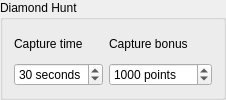
                            <widget class="QGroupBox" name="groupBox_30">
                             <property name="title">
                              <string>Diamond Hunt</string>
                             </property>
                             <layout class="QGridLayout" name="gridLayout_51">
                              <item row="0" column="0">
                               <widget class="QLabel" name="label_40">
                                <property name="text">
                                 <string>Capture time</string>
                                </property>
                               </widget>
                              </item>
                              <item row="0" column="1">
                               <widget class="QLabel" name="label_41">
                                <property name="text">
                                 <string>Capture bonus</string>
                                </property>
                               </widget>
                              </item>
                              <item row="1" column="0">
                               <widget class="QSpinBox" name="Diamond_capture_timeInput">
                                <property name="suffix">
                                 <string> seconds</string>
                                </property>
                                <property name="minimum">
                                 <number>10</number>
                                </property>
                                <property name="maximum">
                                 <number>60</number>
                                </property>
                                <property name="value">
                                 <number>30</number>
                                </property>
                               </widget>
                              </item>
                              <item row="1" column="1">
                               <widget class="QSpinBox" name="Diamond_capture_bonusInput">
                                <property name="suffix">
                                 <string> points</string>
                                </property>
                                <property name="maximum">
                                 <number>100000</number>
                                </property>
                                <property name="value">
                                 <number>1000</number>
                                </property>
                               </widget>
                              </item>
                             </layout>
                            </widget>
